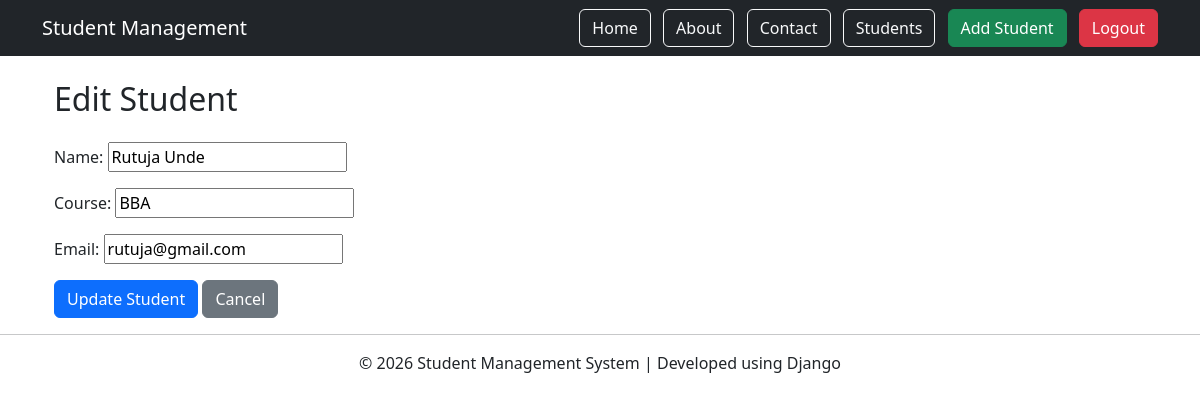
Screenshot of /edit-student/5/ (signed in) with the database file from the repository.
### student/models.py (models this page shows, shortened)
class Student(models.Model):
    name = models.CharField(max_length=100)
    course = models.CharField(max_length=50)
    email = models.EmailField()

### student/views.py (the view)
# urls.py: path('edit-student/<int:id>/', views.edit_student, name='edit_student'),
@login_required
def edit_student(request, id):
    student = get_object_or_404(Student, id=id)
    if request.method == "POST":
        form = StudentForm(request.POST, instance=student)
        if form.is_valid():
            form.save()
            messages.success(request, "Student updated successfully!")
            return redirect('students')
    else:
        form = StudentForm(instance=student)
    return render(request, 'student/edit_student.html', {
        'form': form
    })

### student/forms.py (shortened to what this page needs)
class StudentForm(forms.ModelForm):
    class Meta:
        model = Student
        fields = ['name', 'course', 'email']

### student/templates/student/edit_student.html (shortened to what this page needs)
{% extends 'student/base.html' %}
{% block content %}
<div class="container mt-4">
    <h2 class="mb-4">Edit Student</h2>
    <form method="POST">
        {{ form.as_p }}
        <button type="submit" class="btn btn-primary">
            Update Student
        </button>
        <a href="{% url 'students' %}" class="btn btn-secondary">
            Cancel
        </a>
    </form>
</div>
{% endblock %}

### rows the page displays
Student: name "Rutuja Unde", course "BBA", email "rutuja@gmail.com"
